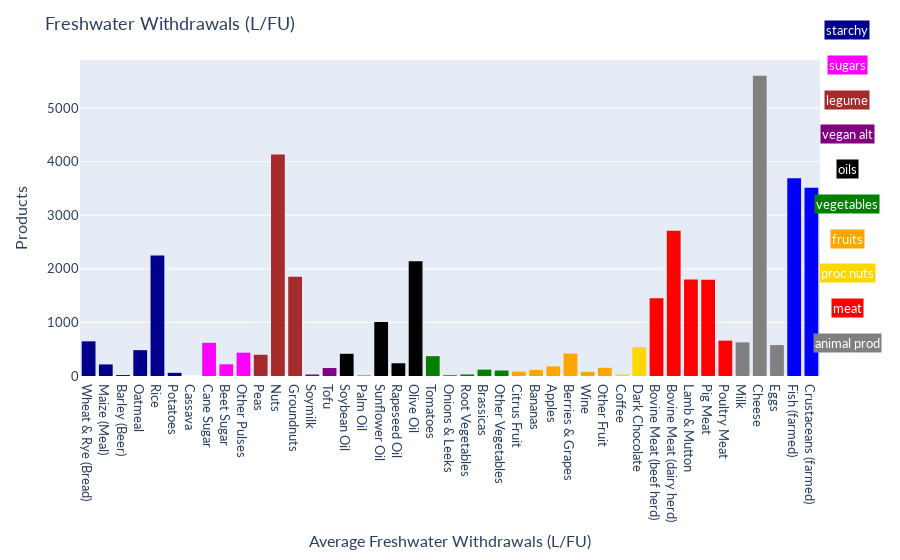

The cell this chart's notebook holds for it:
### Markdown cell above
#### fig1: Amount of freshwater withdrawals per nutritional units

In figure 1 you can see the different amount of liters water used per nutritional unit. In the figure you can also see that nuts and cheese use alot of water for the amount of nutritions that they give when eating them. Most of the meat substitutes are made from wheat, soy and different kinds of fungi(https://www.milieucentraal.nl/eten-en-drinken/milieubewust-eten/vleesvervangers/). The figure shows that there is a substantial difference between amount of water used for the different kinds of meat and the water usage from wheat and soymilk. This shows that there is also a large difference in the amount of water used between meat and plant based products.

### Code cell
import plotly.graph_objs as go
import plotly.express as px
import pandas as pd

df_land = pd.read_excel('dataset1.xls', sheet_name=0, skiprows=2,nrows=43)

fig = px.histogram(df_land, x='Product', y='Mean.5', color='Product', color_discrete_map=colormap)
fig.update_layout(
    font=dict(
        family='Lato, "Helvetica Neue", Helvetica, Arial, "Liberation Sans", sans-serif',
        size=13,
    ),
    xaxis=dict(title='Average Freshwater Withdrawals (L/FU)'),
    yaxis=dict(title='Products'),
    title = 'Freshwater Withdrawals (L/FU)',
    showlegend=False
)
values = ['starchy', 'sugars', 'legume', 'vegan alt', 'oils', 'vegetables', 'fruits','proc nuts', 'meat', 'animal prod', 'fish']
colors = ['darkblue', 'magenta', 'brown', 'purple', 'black', 'green', 'orange','gold', 'red', 'grey', 'blue']


for i in range(len(values)-1):
    fig.add_annotation(
        x=1.05, y=1 -i*0.11,
        xref='paper', yref='paper',
        text=values[i],
        showarrow=True,
        arrowcolor='white',
        font=dict(color='white'),
        borderwidth=1,
        bgcolor= colors[i]
    )
fig.show()
# weet niet zeker of we deze moeten gebruiken het zegt niet extreem veel en is vrij onduidelijk naar mijn mening (Daan)

### Figure 1 — Plotly figure (JSON) as saved in the notebook; plotly's stock layout.template omitted (floating-point values rounded to 4 significant figures)
{"data": [{"alignmentgroup": "True", "bingroup": "x", "histfunc": "sum", "hovertemplate": "Product=%{x}<br>sum of Mean.5=%{y}<extra></extra>", "legendgroup": "Wheat & Rye (Bread)", "marker": {"color": "darkblue", "pattern": {"shape": ""}}, "name": "Wheat & Rye (Bread)", "offsetgroup": "Wheat & Rye (Bread)", "orientation": "v", "showlegend": true, "type": "histogram", "x": ["Wheat & Rye (Bread)"], "xaxis": "x", "y": [647.5], "yaxis": "y"}, {"alignmentgroup": "True", "bingroup": "x", "histfunc": "sum", "hovertemplate": "Product=%{x}<br>sum of Mean.5=%{y}<extra></extra>", "legendgroup": "Maize (Meal)", "marker": {"color": "darkblue", "pattern": {"shape": ""}}, "name": "Maize (Meal)", "offsetgroup": "Maize (Meal)", "orientation": "v", "showlegend": true, "type": "histogram", "x": ["Maize (Meal)"], "xaxis": "x", "y": [215.7], "yaxis": "y"}, {"alignmentgroup": "True", "bingroup": "x", "histfunc": "sum", "hovertemplate": "Product=%{x}<br>sum of Mean.5=%{y}<extra></extra>", "legendgroup": "Barley (Beer)", "marker": {"color": "darkblue", "pattern": {"shape": ""}}, "name": "Barley (Beer)", "offsetgroup": "Barley (Beer)", "orientation": "v", "showlegend": true, "type": "histogram", "x": ["Barley (Beer)"], "xaxis": "x", "y": [17.1], "yaxis": "y"}, {"alignmentgroup": "True", "bingroup": "x", "histfunc": "sum", "hovertemplate": "Product=%{x}<br>sum of Mean.5=%{y}<extra></extra>", "legendgroup": "Oatmeal", "marker": {"color": "darkblue", "pattern": {"shape": ""}}, "name": "Oatmeal", "offsetgroup": "Oatmeal", "orientation": "v", "showlegend": true, "type": "histogram", "x": ["Oatmeal"], "xaxis": "x", "y": [482.4], "yaxis": "y"}, {"alignmentgroup": "True", "bingroup": "x", "histfunc": "sum", "hovertemplate": "Product=%{x}<br>sum of Mean.5=%{y}<extra></extra>", "legendgroup": "Rice", "marker": {"color": "darkblue", "pattern": {"shape": ""}}, "name": "Rice", "offsetgroup": "Rice", "orientation": "v", "showlegend": true, "type": "histogram", "x": ["Rice"], "xaxis": "x", "y": [2248.0], "yaxis": "y"}, {"alignmentgroup": "True", "bingroup": "x", "histfunc": "sum", "hovertemplate": "Product=%{x}<br>sum of Mean.5=%{y}<extra></extra>", "legendgroup": "Potatoes", "marker": {"color": "darkblue", "pattern": {"shape": ""}}, "name": "Potatoes", "offsetgroup": "Potatoes", "orientation": "v", "showlegend": true, "type": "histogram", "x": ["Potatoes"], "xaxis": "x", "y": [59.1], "yaxis": "y"}, {"alignmentgroup": "True", "bingroup": "x", "histfunc": "sum", "hovertemplate": "Product=%{x}<br>sum of Mean.5=%{y}<extra></extra>", "legendgroup": "Cassava", "marker": {"color": "darkblue", "pattern": {"shape": ""}}, "name": "Cassava", "offsetgroup": "Cassava", "orientation": "v", "showlegend": true, "type": "histogram", "x": ["Cassava"], "xaxis": "x", "y": [0], "yaxis": "y"}, {"alignmentgroup": "True", "bingroup": "x", "histfunc": "sum", "hovertemplate": "Product=%{x}<br>sum of Mean.5=%{y}<extra></extra>", "legendgroup": "Cane Sugar", "marker": {"color": "magenta", "pattern": {"shape": ""}}, "name": "Cane Sugar", "offsetgroup": "Cane Sugar", "orientation": "v", "showlegend": true, "type": "histogram", "x": ["Cane Sugar"], "xaxis": "x", "y": [620.1], "yaxis": "y"}, {"alignmentgroup": "True", "bingroup": "x", "histfunc": "sum", "hovertemplate": "Product=%{x}<br>sum of Mean.5=%{y}<extra></extra>", "legendgroup": "Beet Sugar", "marker": {"color": "magenta", "pattern": {"shape": ""}}, "name": "Beet Sugar", "offsetgroup": "Beet Sugar", "orientation": "v", "showlegend": true, "type": "histogram", "x": ["Beet Sugar"], "xaxis": "x", "y": [217.7], "yaxis": "y"}, {"alignmentgroup": "True", "bingroup": "x", "histfunc": "sum", "hovertemplate": "Product=%{x}<br>sum of Mean.5=%{y}<extra></extra>", "legendgroup": "Other Pulses", "marker": {"color": "magenta", "pattern": {"shape": ""}}, "name": "Other Pulses", "offsetgroup": "Other Pulses", "orientation": "v", "showlegend": true, "type": "histogram", "x": ["Other Pulses"], "xaxis": "x", "y": [435.7], "yaxis": "y"}, {"alignmentgroup": "True", "bingroup": "x", "histfunc": "sum", "hovertemplate": "Product=%{x}<br>sum of Mean.5=%{y}<extra></extra>", "legendgroup": "Peas", "marker": {"color": "brown", "pattern": {"shape": ""}}, "name": "Peas", "offsetgroup": "Peas", "orientation": "v", "showlegend": true, "type": "histogram", "x": ["Peas"], "xaxis": "x", "y": [396.6], "yaxis": "y"}, {"alignmentgroup": "True", "bingroup": "x", "histfunc": "sum", "hovertemplate": "Product=%{x}<br>sum of Mean.5=%{y}<extra></extra>", "legendgroup": "Nuts", "marker": {"color": "brown", "pattern": {"shape": ""}}, "name": "Nuts", "offsetgroup": "Nuts", "orientation": "v", "showlegend": true, "type": "histogram", "x": ["Nuts"], "xaxis": "x", "y": [4134.0], "yaxis": "y"}, {"alignmentgroup": "True", "bingroup": "x", "histfunc": "sum", "hovertemplate": "Product=%{x}<br>sum of Mean.5=%{y}<extra></extra>", "legendgroup": "Groundnuts", "marker": {"color": "brown", "pattern": {"shape": ""}}, "name": "Groundnuts", "offsetgroup": "Groundnuts", "orientation": "v", "showlegend": true, "type": "histogram", "x": ["Groundnuts"], "xaxis": "x", "y": [1852.0], "yaxis": "y"}, {"alignmentgroup": "True", "bingroup": "x", "histfunc": "sum", "hovertemplate": "Product=%{x}<br>sum of Mean.5=%{y}<extra></extra>", "legendgroup": "Soymilk", "marker": {"color": "purple", "pattern": {"shape": ""}}, "name": "Soymilk", "offsetgroup": "Soymilk", "orientation": "v", "showlegend": true, "type": "histogram", "x": ["Soymilk"], "xaxis": "x", "y": [27.8], "yaxis": "y"}, {"alignmentgroup": "True", "bingroup": "x", "histfunc": "sum", "hovertemplate": "Product=%{x}<br>sum of Mean.5=%{y}<extra></extra>", "legendgroup": "Tofu", "marker": {"color": "purple", "pattern": {"shape": ""}}, "name": "Tofu", "offsetgroup": "Tofu", "orientation": "v", "showlegend": true, "type": "histogram", "x": ["Tofu"], "xaxis": "x", "y": [148.6], "yaxis": "y"}, {"alignmentgroup": "True", "bingroup": "x", "histfunc": "sum", "hovertemplate": "Product=%{x}<br>sum of Mean.5=%{y}<extra></extra>", "legendgroup": "Soybean Oil", "marker": {"color": "black", "pattern": {"shape": ""}}, "name": "Soybean Oil", "offsetgroup": "Soybean Oil", "orientation": "v", "showlegend": true, "type": "histogram", "x": ["Soybean Oil"], "xaxis": "x", "y": [414.6], "yaxis": "y"}, {"alignmentgroup": "True", "bingroup": "x", "histfunc": "sum", "hovertemplate": "Product=%{x}<br>sum of Mean.5=%{y}<extra></extra>", "legendgroup": "Palm Oil", "marker": {"color": "black", "pattern": {"shape": ""}}, "name": "Palm Oil", "offsetgroup": "Palm Oil", "orientation": "v", "showlegend": true, "type": "histogram", "x": ["Palm Oil"], "xaxis": "x", "y": [6.4], "yaxis": "y"}, {"alignmentgroup": "True", "bingroup": "x", "histfunc": "sum", "hovertemplate": "Product=%{x}<br>sum of Mean.5=%{y}<extra></extra>", "legendgroup": "Sunflower Oil", "marker": {"color": "black", "pattern": {"shape": ""}}, "name": "Sunflower Oil", "offsetgroup": "Sunflower Oil", "orientation": "v", "showlegend": true, "type": "histogram", "x": ["Sunflower Oil"], "xaxis": "x", "y": [1008.0], "yaxis": "y"}, {"alignmentgroup": "True", "bingroup": "x", "histfunc": "sum", "hovertemplate": "Product=%{x}<br>sum of Mean.5=%{y}<extra></extra>", "legendgroup": "Rapeseed Oil", "marker": {"color": "black", "pattern": {"shape": ""}}, "name": "Rapeseed Oil", "offsetgroup": "Rapeseed Oil", "orientation": "v", "showlegend": true, "type": "histogram", "x": ["Rapeseed Oil"], "xaxis": "x", "y": [237.7], "yaxis": "y"}, {"alignmentgroup": "True", "bingroup": "x", "histfunc": "sum", "hovertemplate": "Product=%{x}<br>sum of Mean.5=%{y}<extra></extra>", "legendgroup": "Olive Oil", "marker": {"color": "black", "pattern": {"shape": ""}}, "name": "Olive Oil", "offsetgroup": "Olive Oil", "orientation": "v", "showlegend": true, "type": "histogram", "x": ["Olive Oil"], "xaxis": "x", "y": [2142.0], "yaxis": "y"}, {"alignmentgroup": "True", "bingroup": "x", "histfunc": "sum", "hovertemplate": "Product=%{x}<br>sum of Mean.5=%{y}<extra></extra>", "legendgroup": "Tomatoes", "marker": {"color": "green", "pattern": {"shape": ""}}, "name": "Tomatoes", "offsetgroup": "Tomatoes", "orientation": "v", "showlegend": true, "type": "histogram", "x": ["Tomatoes"], "xaxis": "x", "y": [369.8], "yaxis": "y"}, {"alignmentgroup": "True", "bingroup": "x", "histfunc": "sum", "hovertemplate": "Product=%{x}<br>sum of Mean.5=%{y}<extra></extra>", "legendgroup": "Onions & Leeks", "marker": {"color": "green", "pattern": {"shape": ""}}, "name": "Onions & Leeks", "offsetgroup": "Onions & Leeks", "orientation": "v", "showlegend": true, "type": "histogram", "x": ["Onions & Leeks"], "xaxis": "x", "y": [14.3], "yaxis": "y"}, {"alignmentgroup": "True", "bingroup": "x", "histfunc": "sum", "hovertemplate": "Product=%{x}<br>sum of Mean.5=%{y}<extra></extra>", "legendgroup": "Root Vegetables", "marker": {"color": "green", "pattern": {"shape": ""}}, "name": "Root Vegetables", "offsetgroup": "Root Vegetables", "orientation": "v", "showlegend": true, "type": "histogram", "x": ["Root Vegetables"], "xaxis": "x", "y": [28.4], "yaxis": "y"}, {"alignmentgroup": "True", "bingroup": "x", "histfunc": "sum", "hovertemplate": "Product=%{x}<br>sum of Mean.5=%{y}<extra></extra>", "legendgroup": "Brassicas", "marker": {"color": "green", "pattern": {"shape": ""}}, "name": "Brassicas", "offsetgroup": "Brassicas", "orientation": "v", "showlegend": true, "type": "histogram", "x": ["Brassicas"], "xaxis": "x", "y": [119.4], "yaxis": "y"}, {"alignmentgroup": "True", "bingroup": "x", "histfunc": "sum", "hovertemplate": "Product=%{x}<br>sum of Mean.5=%{y}<extra></extra>", "legendgroup": "Other Vegetables", "marker": {"color": "green", "pattern": {"shape": ""}}, "name": "Other Vegetables", "offsetgroup": "Other Vegetables", "orientation": "v", "showlegend": true, "type": "histogram", "x": ["Other Vegetables"], "xaxis": "x", "y": [102.5], "yaxis": "y"}, {"alignmentgroup": "True", "bingroup": "x", "histfunc": "sum", "hovertemplate": "Product=%{x}<br>sum of Mean.5=%{y}<extra></extra>", "legendgroup": "Citrus Fruit", "marker": {"color": "orange", "pattern": {"shape": ""}}, "name": "Citrus Fruit", "offsetgroup": "Citrus Fruit", "orientation": "v", "showlegend": true, "type": "histogram", "x": ["Citrus Fruit"], "xaxis": "x", "y": [82.7], "yaxis": "y"}, {"alignmentgroup": "True", "bingroup": "x", "histfunc": "sum", "hovertemplate": "Product=%{x}<br>sum of Mean.5=%{y}<extra></extra>", "legendgroup": "Bananas", "marker": {"color": "orange", "pattern": {"shape": ""}}, "name": "Bananas", "offsetgroup": "Bananas", "orientation": "v", "showlegend": true, "type": "histogram", "x": ["Bananas"], "xaxis": "x", "y": [114.5], "yaxis": "y"}, {"alignmentgroup": "True", "bingroup": "x", "histfunc": "sum", "hovertemplate": "Product=%{x}<br>sum of Mean.5=%{y}<extra></extra>", "legendgroup": "Apples", "marker": {"color": "orange", "pattern": {"shape": ""}}, "name": "Apples", "offsetgroup": "Apples", "orientation": "v", "showlegend": true, "type": "histogram", "x": ["Apples"], "xaxis": "x", "y": [180.1], "yaxis": "y"}, {"alignmentgroup": "True", "bingroup": "x", "histfunc": "sum", "hovertemplate": "Product=%{x}<br>sum of Mean.5=%{y}<extra></extra>", "legendgroup": "Berries & Grapes", "marker": {"color": "orange", "pattern": {"shape": ""}}, "name": "Berries & Grapes", "offsetgroup": "Berries & Grapes", "orientation": "v", "showlegend": true, "type": "histogram", "x": ["Berries & Grapes"], "xaxis": "x", "y": [419.6], "yaxis": "y"}, {"alignmentgroup": "True", "bingroup": "x", "histfunc": "sum", "hovertemplate": "Product=%{x}<br>sum of Mean.5=%{y}<extra></extra>", "legendgroup": "Wine", "marker": {"color": "orange", "pattern": {"shape": ""}}, "name": "Wine", "offsetgroup": "Wine", "orientation": "v", "showlegend": true, "type": "histogram", "x": ["Wine"], "xaxis": "x", "y": [78.9], "yaxis": "y"}, {"alignmentgroup": "True", "bingroup": "x", "histfunc": "sum", "hovertemplate": "Product=%{x}<br>sum of Mean.5=%{y}<extra></extra>", "legendgroup": "Other Fruit", "marker": {"color": "orange", "pattern": {"shape": ""}}, "name": "Other Fruit", "offsetgroup": "Other Fruit", "orientation": "v", "showlegend": true, "type": "histogram", "x": ["Other Fruit"], "xaxis": "x", "y": [153.5], "yaxis": "y"}, {"alignmentgroup": "True", "bingroup": "x", "histfunc": "sum", "hovertemplate": "Product=%{x}<br>sum of Mean.5=%{y}<extra></extra>", "legendgroup": "Coffee", "marker": {"color": "gold", "pattern": {"shape": ""}}, "name": "Coffee", "offsetgroup": "Coffee", "orientation": "v", "showlegend": true, "type": "histogram", "x": ["Coffee"], "xaxis": "x", "y": [25.9], "yaxis": "y"}, {"alignmentgroup": "True", "bingroup": "x", "histfunc": "sum", "hovertemplate": "Product=%{x}<br>sum of Mean.5=%{y}<extra></extra>", "legendgroup": "Dark Chocolate", "marker": {"color": "gold", "pattern": {"shape": ""}}, "name": "Dark Chocolate", "offsetgroup": "Dark Chocolate", "orientation": "v", "showlegend": true, "type": "histogram", "x": ["Dark Chocolate"], "xaxis": "x", "y": [540.6], "yaxis": "y"}, {"alignmentgroup": "True", "bingroup": "x", "histfunc": "sum", "hovertemplate": "Product=%{x}<br>sum of Mean.5=%{y}<extra></extra>", "legendgroup": "Bovine Meat (beef herd)", "marker": {"color": "red", "pattern": {"shape": ""}}, "name": "Bovine Meat (beef herd)", "offsetgroup": "Bovine Meat (beef herd)", "orientation": "v", "showlegend": true, "type": "histogram", "x": ["Bovine Meat (beef herd)"], "xaxis": "x", "y": [1451.0], "yaxis": "y"}, {"alignmentgroup": "True", "bingroup": "x", "histfunc": "sum", "hovertemplate": "Product=%{x}<br>sum of Mean.5=%{y}<extra></extra>", "legendgroup": "Bovine Meat (dairy herd)", "marker": {"color": "red", "pattern": {"shape": ""}}, "name": "Bovine Meat (dairy herd)", "offsetgroup": "Bovine Meat (dairy herd)", "orientation": "v", "showlegend": true, "type": "histogram", "x": ["Bovine Meat (dairy herd)"], "xaxis": "x", "y": [2714.0], "yaxis": "y"}, {"alignmentgroup": "True", "bingroup": "x", "histfunc": "sum", "hovertemplate": "Product=%{x}<br>sum of Mean.5=%{y}<extra></extra>", "legendgroup": "Lamb & Mutton", "marker": {"color": "red", "pattern": {"shape": ""}}, "name": "Lamb & Mutton", "offsetgroup": "Lamb & Mutton", "orientation": "v", "showlegend": true, "type": "histogram", "x": ["Lamb & Mutton"], "xaxis": "x", "y": [1803.0], "yaxis": "y"}, {"alignmentgroup": "True", "bingroup": "x", "histfunc": "sum", "hovertemplate": "Product=%{x}<br>sum of Mean.5=%{y}<extra></extra>", "legendgroup": "Pig Meat", "marker": {"color": "red", "pattern": {"shape": ""}}, "name": "Pig Meat", "offsetgroup": "Pig Meat", "orientation": "v", "showlegend": true, "type": "histogram", "x": ["Pig Meat"], "xaxis": "x", "y": [1796.0], "yaxis": "y"}, {"alignmentgroup": "True", "bingroup": "x", "histfunc": "sum", "hovertemplate": "Product=%{x}<br>sum of Mean.5=%{y}<extra></extra>", "legendgroup": "Poultry Meat", "marker": {"color": "red", "pattern": {"shape": ""}}, "name": "Poultry Meat", "offsetgroup": "Poultry Meat", "orientation": "v", "showlegend": true, "type": "histogram", "x": ["Poultry Meat"], "xaxis": "x", "y": [660], "yaxis": "y"}, {"alignmentgroup": "True", "bingroup": "x", "histfunc": "sum", "hovertemplate": "Product=%{x}<br>sum of Mean.5=%{y}<extra></extra>", "legendgroup": "Milk", "marker": {"color": "grey", "pattern": {"shape": ""}}, "name": "Milk", "offsetgroup": "Milk", "orientation": "v", "showlegend": true, "type": "histogram", "x": ["Milk"], "xaxis": "x", "y": [628.2], "yaxis": "y"}, {"alignmentgroup": "True", "bingroup": "x", "histfunc": "sum", "hovertemplate": "Product=%{x}<br>sum of Mean.5=%{y}<extra></extra>", "legendgroup": "Cheese", "marker": {"color": "grey", "pattern": {"shape": ""}}, "name": "Cheese", "offsetgroup": "Cheese", "orientation": "v", "showlegend": true, "type": "histogram", "x": ["Cheese"], "xaxis": "x", "y": [5605.0], "yaxis": "y"}, {"alignmentgroup": "True", "bingroup": "x", "histfunc": "sum", "hovertemplate": "Product=%{x}<br>sum of Mean.5=%{y}<extra></extra>", "legendgroup": "Eggs", "marker": {"color": "grey", "pattern": {"shape": ""}}, "name": "Eggs", "offsetgroup": "Eggs", "orientation": "v", "showlegend": true, "type": "histogram", "x": ["Eggs"], "xaxis": "x", "y": [577.7], "yaxis": "y"}, {"alignmentgroup": "True", "bingroup": "x", "histfunc": "sum", "hovertemplate": "Product=%{x}<br>sum of Mean.5=%{y}<extra></extra>", "legendgroup": "Fish (farmed)", "marker": {"color": "blue", "pattern": {"shape": ""}}, "name": "Fish (farmed)", "offsetgroup": "Fish (farmed)", "orientation": "v", "showlegend": true, "type": "histogram", "x": ["Fish (farmed)"], "xaxis": "x", "y": [3691.0], "yaxis": "y"}, {"alignmentgroup": "True", "bingroup": "x", "histfunc": "sum", "hovertemplate": "Product=%{x}<br>sum of Mean.5=%{y}<extra></extra>", "legendgroup": "Crustaceans (farmed)", "marker": {"color": "blue", "pattern": {"shape": ""}}, "name": "Crustaceans (farmed)", "offsetgroup": "Crustaceans (farmed)", "orientation": "v", "showlegend": true, "type": "histogram", "x": ["Crustaceans (farmed)"], "xaxis": "x", "y": [3515.0], "yaxis": "y"}], "layout": {"annotations": [{"arrowcolor": "white", "bgcolor": "darkblue", "borderwidth": 1, "font": {"color": "white"}, "showarrow": true, "text": "starchy", "x": 1.05, "xref": "paper", "y": 1, "yref": "paper"}, {"arrowcolor": "white", "bgcolor": "magenta", "borderwidth": 1, "font": {"color": "white"}, "showarrow": true, "text": "sugars", "x": 1.05, "xref": "paper", "y": 0.89, "yref": "paper"}, {"arrowcolor": "white", "bgcolor": "brown", "borderwidth": 1, "font": {"color": "white"}, "showarrow": true, "text": "legume", "x": 1.05, "xref": "paper", "y": 0.78, "yref": "paper"}, {"arrowcolor": "white", "bgcolor": "purple", "borderwidth": 1, "font": {"color": "white"}, "showarrow": true, "text": "vegan alt", "x": 1.05, "xref": "paper", "y": 0.67, "yref": "paper"}, {"arrowcolor": "white", "bgcolor": "black", "borderwidth": 1, "font": {"color": "white"}, "showarrow": true, "text": "oils", "x": 1.05, "xref": "paper", "y": 0.56, "yref": "paper"}, {"arrowcolor": "white", "bgcolor": "green", "borderwidth": 1, "font": {"color": "white"}, "showarrow": true, "text": "vegetables", "x": 1.05, "xref": "paper", "y": 0.45, "yref": "paper"}, {"arrowcolor": "white", "bgcolor": "orange", "borderwidth": 1, "font": {"color": "white"}, "showarrow": true, "text": "fruits", "x": 1.05, "xref": "paper", "y": 0.34, "yref": "paper"}, {"arrowcolor": "white", "bgcolor": "gold", "borderwidth": 1, "font": {"color": "white"}, "showarrow": true, "text": "proc nuts", "x": 1.05, "xref": "paper", "y": 0.23, "yref": "paper"}, {"arrowcolor": "white", "bgcolor": "red", "borderwidth": 1, "font": {"color": "white"}, "showarrow": true, "text": "meat", "x": 1.05, "xref": "paper", "y": 0.12, "yref": "paper"}, {"arrowcolor": "white", "bgcolor": "grey", "borderwidth": 1, "font": {"color": "white"}, "showarrow": true, "text": "animal prod", "x": 1.05, "xref": "paper", "y": 0.01, "yref": "paper"}], "barmode": "relative", "font": {"family": "Lato, \"Helvetica Neue\", Helvetica, Arial, \"Liberation Sans\", sans-serif", "size": 13}, "legend": {"title": {"text": "Product"}, "tracegroupgap": 0}, "margin": {"t": 60}, "showlegend": false, "title": {"text": "Freshwater Withdrawals (L/FU)"}, "xaxis": {"anchor": "y", "categoryarray": ["Wheat & Rye (Bread)", "Maize (Meal)", "Barley (Beer)", "Oatmeal", "Rice", "Potatoes", "Cassava", "Cane Sugar", "Beet Sugar", "Other Pulses", "Peas", "Nuts", "Groundnuts", "Soymilk", "Tofu", "Soybean Oil", "Palm Oil", "Sunflower Oil", "Rapeseed Oil", "Olive Oil", "Tomatoes", "Onions & Leeks", "Root Vegetables", "Brassicas", "Other Vegetables", "Citrus Fruit", "Bananas", "Apples", "Berries & Grapes", "Wine", "Other Fruit", "Coffee", "Dark Chocolate", "Bovine Meat (beef herd)", "Bovine Meat (dairy herd)", "Lamb & Mutton", "Pig Meat", "Poultry Meat", "Milk", "Cheese", "Eggs", "Fish (farmed)", "Crustaceans (farmed)"], "categoryorder": "array", "domain": [0, 1], "title": {"text": "Average Freshwater Withdrawals (L/FU)"}}, "yaxis": {"anchor": "x", "domain": [0, 1], "title": {"text": "Products"}}}}
